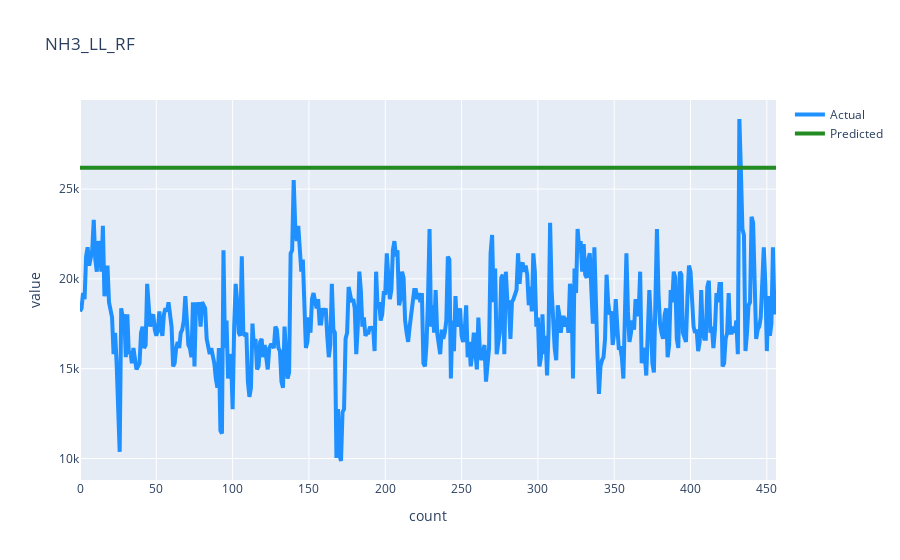

The notebook cell this image was saved under:
### Code cell
#Plotting trend Actual Vs Predicted#
path=r"D:\OneDrive - TATA INDUSTRIES LIMITED - TATA INSIGHTS & QUANTS DIVISION\TSL\TSJ\Steel_Making\Coke_Plant\New_ByProduct\Phase_2\NH3_LL\RandomForest"

import plotly.graph_objects as go
fig = go.Figure()

fig.add_trace(go.Scatter(x=df1.index, y=df1['Actual'], name='Actual',
line=dict(color='dodgerblue', width=4)))
    
fig.add_trace(go.Scatter(x=df1.index, y=df1['Predicted'], name='Predicted',
line=dict(color='forestgreen', width=4)))

fig.update_layout(title='NH3_LL_RF',
# yaxis_range=[-5,20],                 
xaxis_title='count',
yaxis_title='value')
fig.write_html(path+"\\plot\\"+"nh3ll_actVsprd_plot_v5_unseen_4_raw_Try1"+".html")
fig.show()

### Figure 1 — Plotly figure (JSON) as saved in the notebook; plotly's stock layout.template omitted (floating-point values rounded to 4 significant figures; data arrays with more than 128 entries replaced by an {"elided": "..."} marker saying what was removed)
{"data": [{"line": {"color": "dodgerblue", "width": 4}, "name": "Actual", "type": "scatter", "x": {"elided": "457 int values"}, "y": {"elided": "457 int values"}}, {"line": {"color": "forestgreen", "width": 4}, "name": "Predicted", "type": "scatter", "x": {"elided": "457 int values"}, "y": {"elided": "457 float values"}}], "layout": {"title": {"text": "NH3_LL_RF"}, "xaxis": {"title": {"text": "count"}}, "yaxis": {"title": {"text": "value"}}}}
